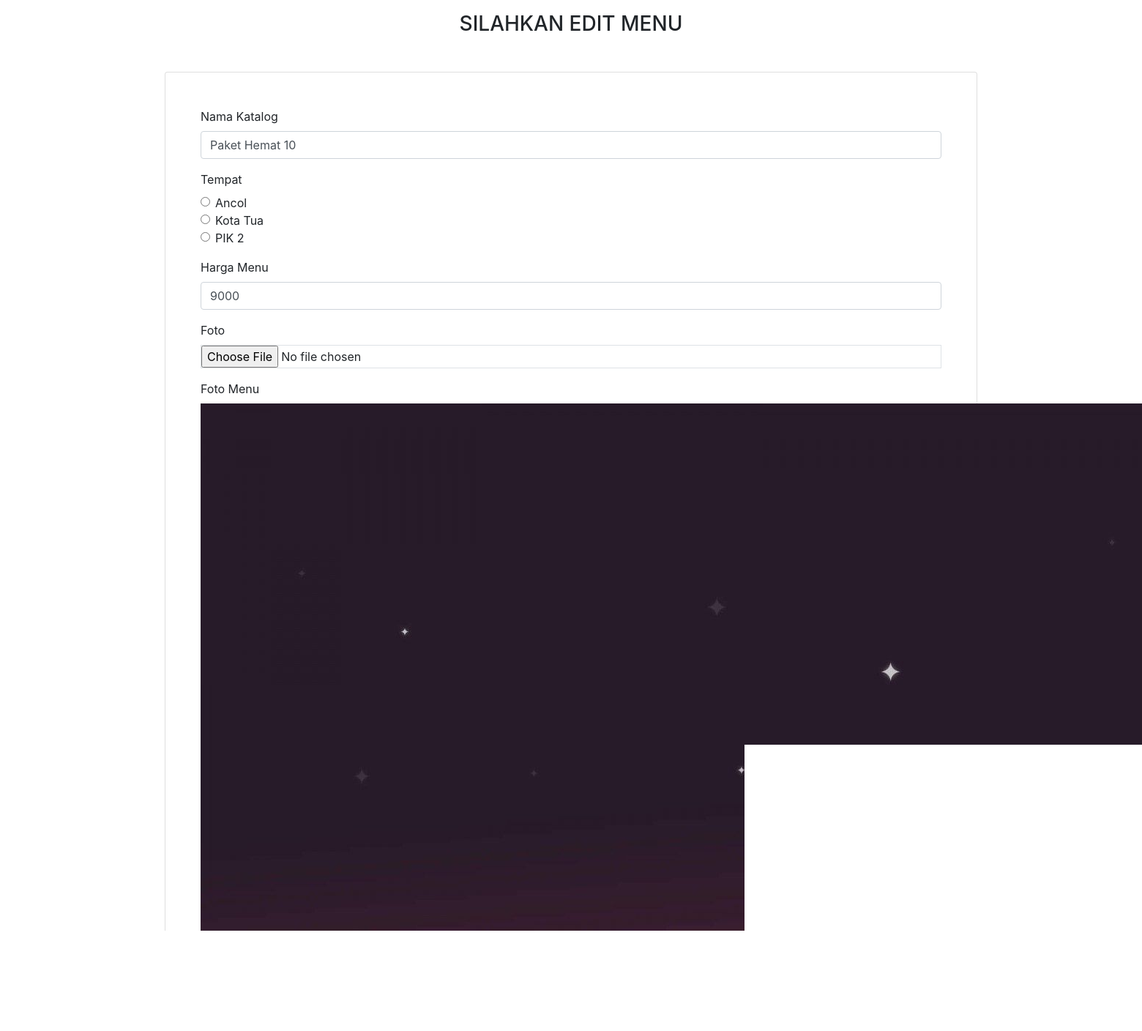
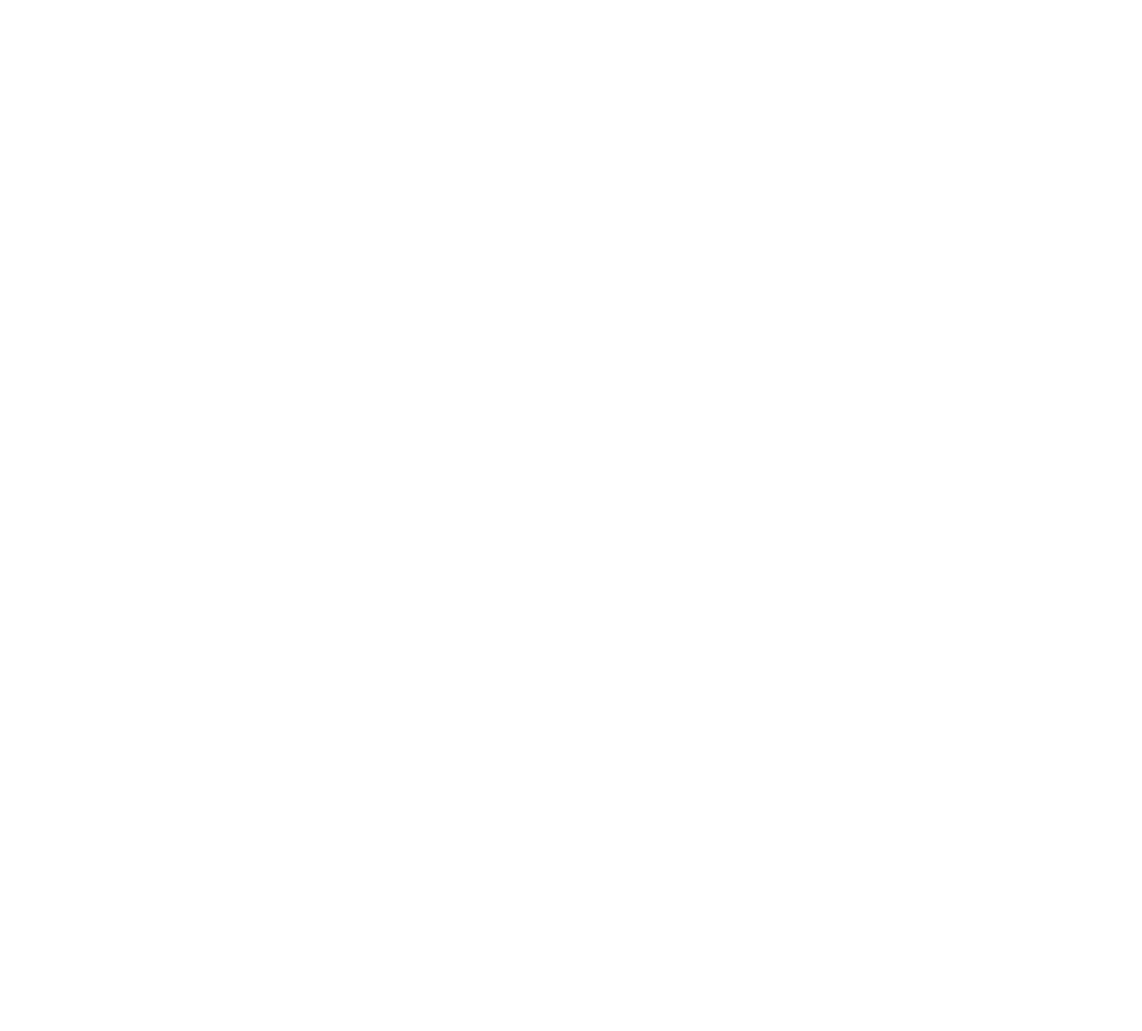
/edit_menu_wedding.php?id_menu=1, run on the app's committed database (2 pictures, top to bottom).
### tables this page shows
CREATE TABLE `wedding`  (
  `id_menu` int NOT NULL AUTO_INCREMENT,
  `nama` varchar(60) NOT NULL,
  `harga` int NOT NULL,
  `gambar` varchar(255) NOT NULL,
  `tempat` varchar(100) NULL DEFAULT NULL,
  PRIMARY KEY (`id_menu`) USING BTREE
);

### edit_menu_wedding.php (the view, shortened to what this page needs)
<?php
include('koneksi.php');
$id_menu = $_GET['id_menu'];
$ambil = mysqli_query($koneksi, "SELECT * FROM wedding WHERE id_menu='$id_menu'");
$result = mysqli_fetch_all($ambil, MYSQLI_ASSOC);
?>
<!doctype html>
<html lang="en">
  <head>
    <link rel="stylesheet" href="https://stackpath.bootstrapcdn.com/bootstrap/4.4.1/css/bootstrap.min.css">
    <link rel="stylesheet" type="text/css" href="">
    <link rel="stylesheet" type="text/css" href="fontawesome/css/all.min.css">
    <link rel="stylesheet" type="text/css" href="css/bootstrap.min.css">
  </head>
  <body>
  <div class="container">
    <h3 class="text-center mt-3 mb-5">SILAHKAN EDIT MENU</h3>
    <div class="card p-5 mb-5">
      <form method="POST" action="edit_wedding.php" enctype="multipart/form-data">
        <div class="form-group">
          <label for="menu1">Nama Katalog</label>
          <input type="text" class="form-control" id="menu1" name="nama" value="<?php echo $result[0]['nama'] ?>">
        </div>
        <div class="form-group">
          <label for="#">Tempat</label>
          <div class="form-check">
            <label class="form-check-label">
              <input type="radio" class="form-check-input" name="tempat" value="ancol">Ancol
            </label>
          </div>
          <div class="form-check">
            <label class="form-check-label">
              <input type="radio" class="form-check-input" name="tempat" value="kota tua">Kota Tua
            </label>
          </div>
          <div class="form-check">
            <label class="form-check-label">
              <input type="radio" class="form-check-input" name="tempat" value="pik 2">PIK 2
            </label>
          </div>
         </div>
        <div class="form-group">
          <label for="harga1">Harga Menu</label>
          <input type="text" class="form-control" id="harga1" name="harga" value="<?php echo $result[0]['harga'] ?>">
        </div>
        <div class="form-group">
          <label for="gambar">Foto</label>
          <input type="file" class="form-control-file border" id="gambar" name="gambar">
        </div>
        <div class="form-group">
          <label for="gambar">Foto Menu</label></br>
          <img src="upload/<?php echo $result[0]['gambar'] ?>"alt="...">
        </div></br>
        <button type="submit" class="btn btn-primary" name="tambah">Edit</button>
        <button type="reset" class="btn btn-danger" name="reset">Hapus</button>
        <a href="daftar_menu_wedding.php">
        </a>
  </div>
  </div>
  </body>
</html>

### data on the page
wedding: nama "Paket Hemat 10", harga "9000", gambar (picture)
